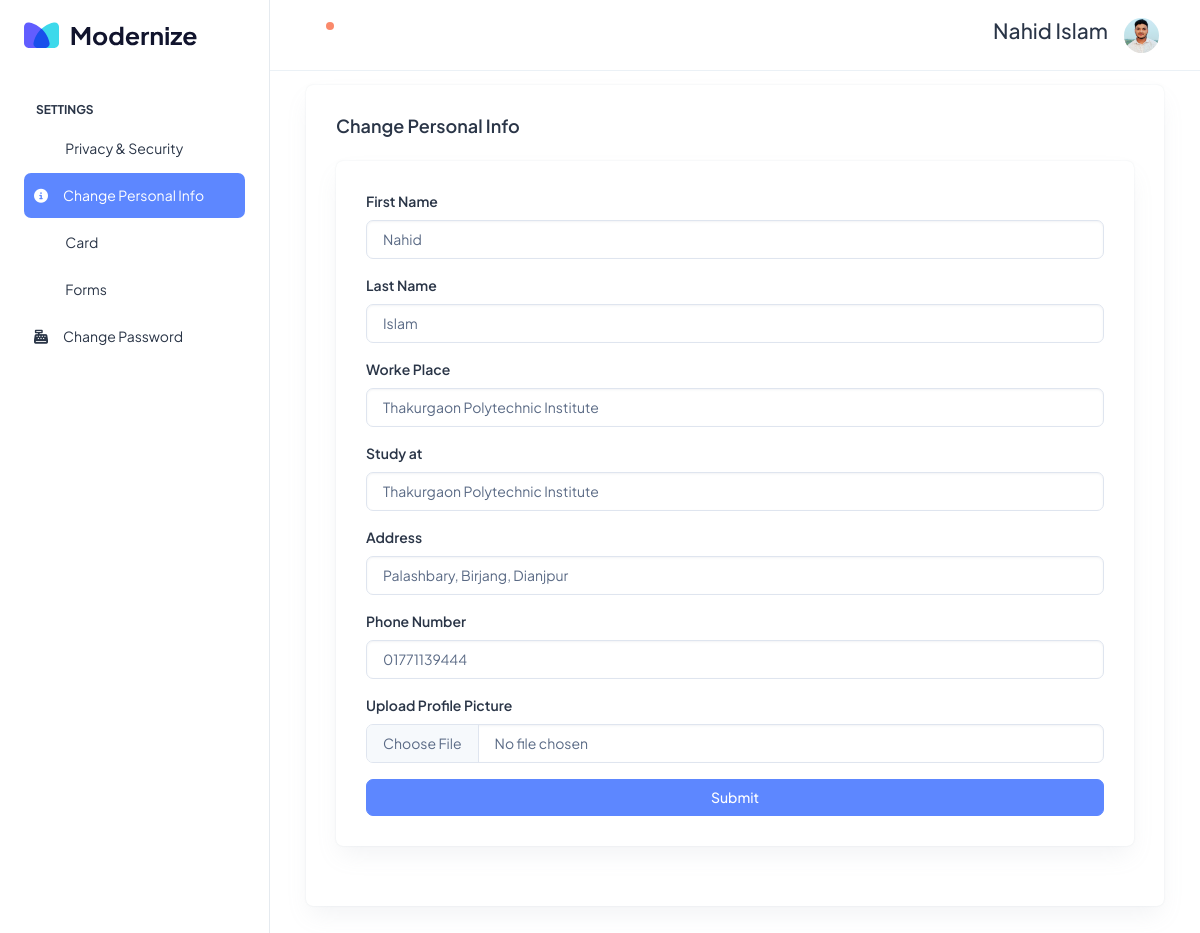
Screenshot of /personalinfo/ (signed in) with the database file from the repository.
### Accounts/models.py (models this page shows, shortened)
class CustomUser(AbstractUser):
    USER = (
        (1,"H-Controler"),
        (2,"H-Manager"),
        (3,"H-Border"),
    )
    is_email_varified = models.BooleanField(default=False)
    otp = models.CharField(max_length=8)
    otp_created_expired = models.DateTimeField(null=True, blank=True)
    user_type = models.CharField(choices = USER,max_length=50)
    profile_pic = models.ImageField(upload_to="profile_picture")
    able_change_pass = models.BooleanField(default=False)
    tow_factor_authentication = models.BooleanField(default=False)
    active_status = models.BooleanField(default=True)
    S =  models.BooleanField(default=True)
    D =  models.BooleanField(default=True)
    R =  models.BooleanField(default=True)
    manager_status = models.BooleanField(default=False) ### Manager Status
    workd_place = models.CharField(max_length=250, null=True, blank=True)
    study_at = models.CharField(max_length=250, null=True, blank=True)
    adress = models.CharField(max_length=250, null=True, blank=True)
    location = models.CharField(max_length=100, null=True, blank=True)
    phone_number = models.CharField(max_length=15, null=True, blank=True)

### Accounts/views.py (the view, shortened to what this page needs)
# urls.py: path("personalinfo/", MypersonalInfo.as_view(), name='personalinfo'),
class MypersonalInfo(View):
    @method_decorator(login_required)
    def get(self, request):
        return render(request, "Accounts/personal_info.html")

### Publics/context.py (called while the page is built)
def notification(request):
    try:
        user = request.user
        notification = Notification.objects.filter(recever = user, seen_status = False).count()
    except:
        notification = 0
    return {'nn':notification}

### templates/Accounts/personal_info.html (shortened to what this page needs)
{% extends 'account_settings.html' %}
{% block content %}
<div class="container-fluid">
    <div class="card">
      <div class="card-body">
        <h5 class="card-title fw-semibold mb-4">Change Personal Info</h5>
        <div class="card">
          <div class="card-body">
            <form action="{% url 'personalinfo' %}" method="post" enctype="multipart/form-data" >
              <div class="mb-3">
                <label for="exampleInputEmail1" class="form-label">First Name</label>
                <input type="text" name="first_name" class="form-control" value="{{user.first_name}}">
              </div>
              <div class="mb-3">
                <label for="exampleInputPassword1" class="form-label">Last Name</label>
                <input type="text" name="last_name" class="form-control" value="{{user.last_name}}" >
              </div>
              <div class="mb-3">
                <label for="exampleInputPassword1" class="form-label">Worke Place</label>
                <input type="text" maxlength="249" name="workd_place" class="form-control" value="{{user.workd_place}}">
              </div>
              <div class="mb-3">
                <label for="exampleInputPassword1" class="form-label">Study at</label>
                <input type="text" maxlength="249" name="study_at" class="form-control" value="{{user.study_at}}">
              </div>
              <div class="mb-3">
                <label for="exampleInputPassword1" class="form-label">Address</label>
                <input type="text" maxlength="249" name="adress" class="form-control" value="{{user.adress}}" >
              </div>
              <div class="mb-3">
                <label for="exampleInputPassword1" class="form-label">Phone Number</label>
                <input type="text" maxlength="15" name="phone_number" class="form-control" value="{{user.phone_number}}">
              </div>
              <div class="mb-3">
                <label for="exampleInputPassword1" class="form-label">Upload Profile Picture</label>
                <input type="file"  name="profile_pic" class="form-control" >
              </div>
              <button type="submit" class="btn btn-primary w-100">Submit</button>
            </form>
          </div>
        </div>
      </div>
    </div>
  </div>
{% endblock content %}

### templates/includes/header.html (shortened to what this page needs)
      <header class="app-header border-bottom">
        <nav class="navbar navbar-expand-lg navbar-light">
          <ul class="navbar-nav">
            {% if nn > 0 %}
            <li class="nav-item">
                <a class="nav-link nav-icon-hover" href="/notifications/">
                  <i class="ti ti-bell-ringing"></i>
                  <div class="notification bg-danger rounded-circle"></div>
                </a>
            </li>
            {% else %}
            <li class="nav-item">
              <a class="nav-link nav-icon-hover" href="/notifications/">
                <i class="ti ti-bell-ringing"></i>
              </a>
          </li>
            {% endif %}
          </ul>
          <div class="navbar-collapse justify-content-end px-0" id="navbarNav">
            <ul class="navbar-nav flex-row ms-auto align-items-center justify-content-end">
              <h4>{{user.first_name}} {{user.last_name}}</h4>
              <li class="nav-item dropdown">
                <a class="nav-link nav-icon-hover" href="javascript:void(0)" id="drop2" data-bs-toggle="dropdown"
                  aria-expanded="false">
                  {% if user.profile_pic %}
                  <img src="{{user.profile_pic.url}}" alt="" width="35" height="35" class="rounded-circle">
                  {% else %}
                  <img src="/static/users.png" alt="" width="35" height="35" class="rounded-circle">
                  {% endif %}
                </a>
              </li>
            </ul>
          </div>
        </nav>
      </header>

### rows the page displays
CustomUser: first_name "Nahid", last_name "Islam", profile_pic (picture), workd_place "Thakurgaon Polytechnic Institute", study_at "Thakurgaon Polytechnic Institute", adress "Palashbary, Birjang, Dianjpur", phone_number "01771139444"
